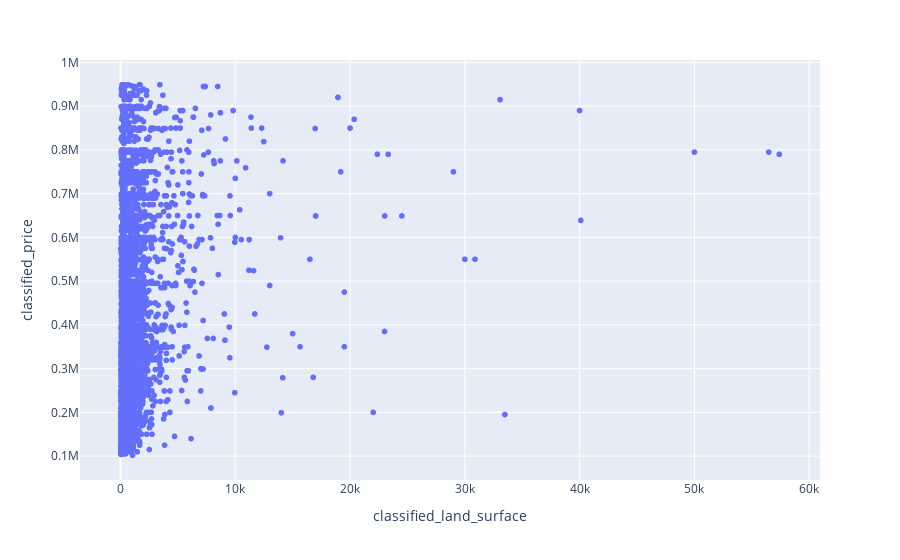
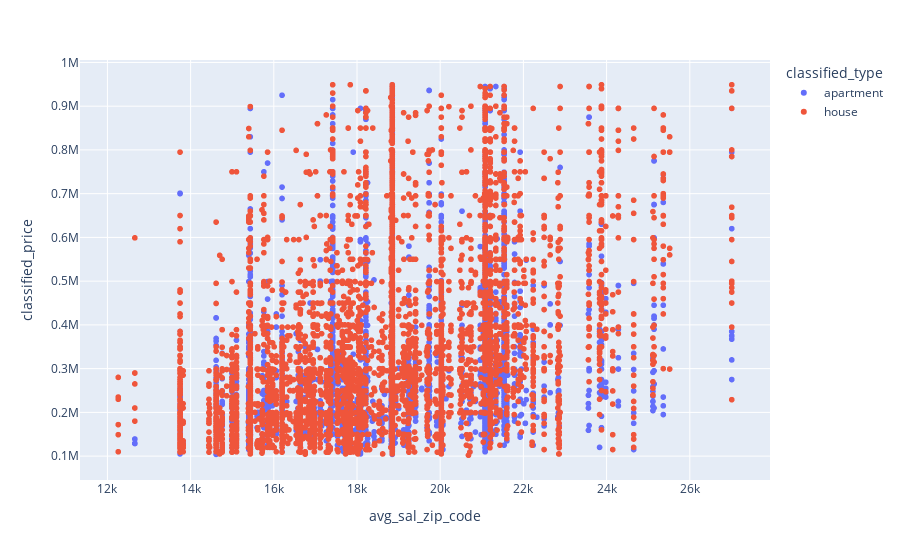

Here is the notebook cell these charts were saved with, in order:
### Code cell
fig = px.scatter(data1, x = 'classified_land_surface', y = 'classified_price')
fig.show()

fig = px.scatter(data1, x = 'avg_sal_zip_code', y = 'classified_price',color = 'classified_type')
fig.show()

### Figure 1 — Plotly figure (JSON) as saved in the notebook; plotly's stock layout.template omitted (floating-point values rounded to 4 significant figures; data arrays with more than 128 entries replaced by an {"elided": "..."} marker saying what was removed)
{"data": [{"hovertemplate": "classified_land_surface=%{x}<br>classified_price=%{y}<extra></extra>", "legendgroup": "", "marker": {"color": "#636efa", "symbol": "circle"}, "mode": "markers", "name": "", "showlegend": false, "type": "scattergl", "x": {"elided": "17940 float values"}, "xaxis": "x", "y": {"elided": "17940 int values"}, "yaxis": "y"}], "layout": {"legend": {"tracegroupgap": 0}, "margin": {"t": 60}, "xaxis": {"anchor": "y", "domain": [0, 1], "title": {"text": "classified_land_surface"}}, "yaxis": {"anchor": "x", "domain": [0, 1], "title": {"text": "classified_price"}}}}

### Figure 2 — Plotly figure (JSON) as saved in the notebook; plotly's stock layout.template omitted (floating-point values rounded to 4 significant figures; data arrays with more than 128 entries replaced by an {"elided": "..."} marker saying what was removed)
{"data": [{"hovertemplate": "classified_type=apartment<br>avg_sal_zip_code=%{x}<br>classified_price=%{y}<extra></extra>", "legendgroup": "apartment", "marker": {"color": "#636efa", "symbol": "circle"}, "mode": "markers", "name": "apartment", "showlegend": true, "type": "scattergl", "x": {"elided": "9208 float values"}, "xaxis": "x", "y": {"elided": "9208 int values"}, "yaxis": "y"}, {"hovertemplate": "classified_type=house<br>avg_sal_zip_code=%{x}<br>classified_price=%{y}<extra></extra>", "legendgroup": "house", "marker": {"color": "#EF553B", "symbol": "circle"}, "mode": "markers", "name": "house", "showlegend": true, "type": "scattergl", "x": {"elided": "8732 float values"}, "xaxis": "x", "y": {"elided": "8732 int values"}, "yaxis": "y"}], "layout": {"legend": {"title": {"text": "classified_type"}, "tracegroupgap": 0}, "margin": {"t": 60}, "xaxis": {"anchor": "y", "domain": [0, 1], "title": {"text": "avg_sal_zip_code"}}, "yaxis": {"anchor": "x", "domain": [0, 1], "title": {"text": "classified_price"}}}}
